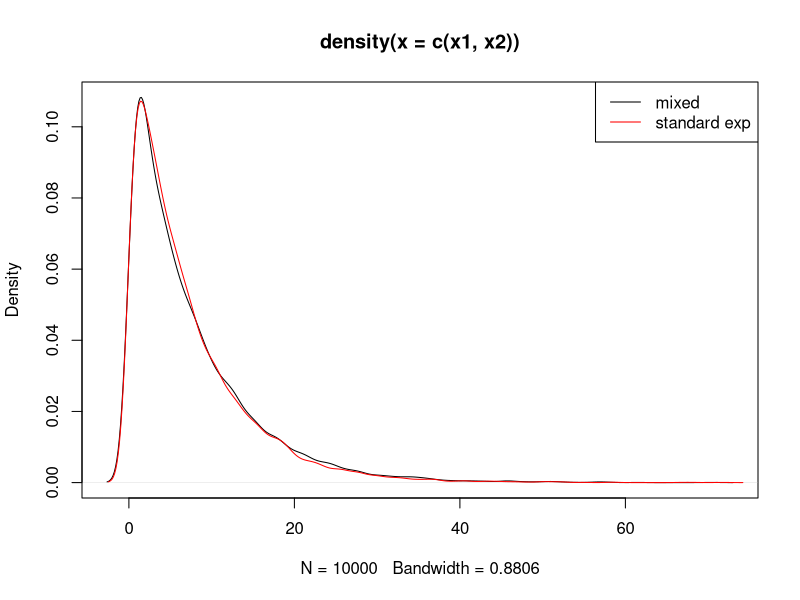
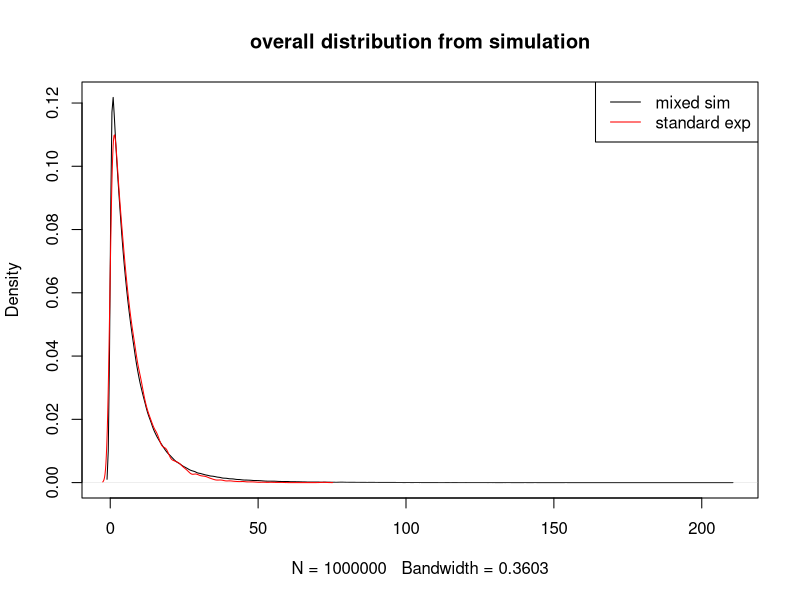
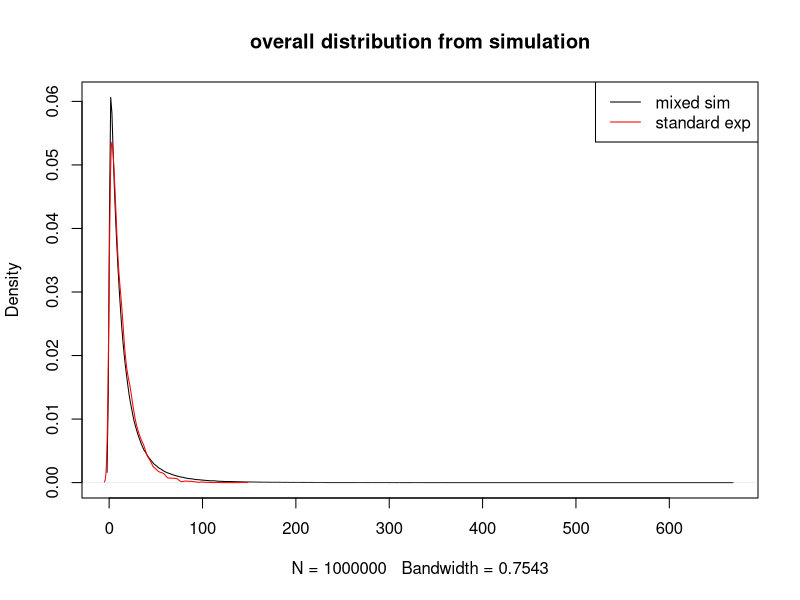
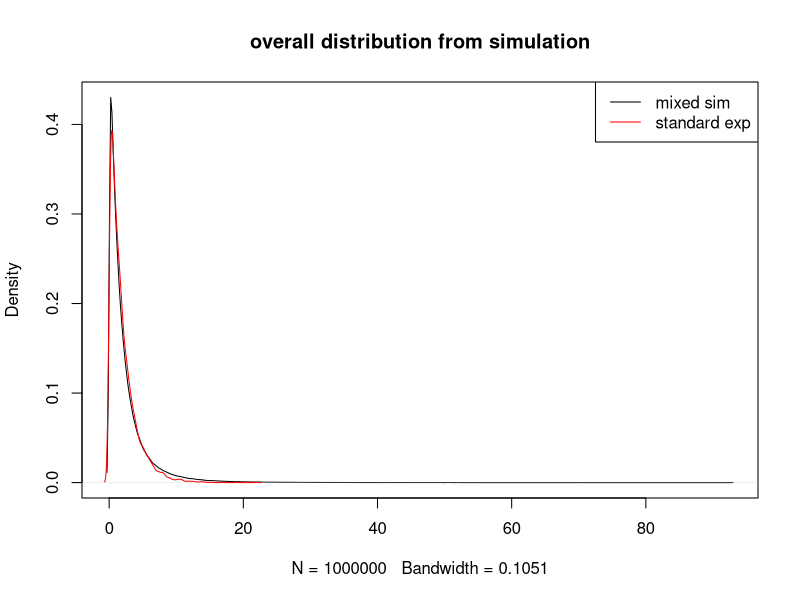

The R source for these figures, in order:
## ---- chunk 1
knitr::opts_chunk$set(echo = F)

## ---- chunk 2

x1 <-  rexp(8000, rate=log(2)/5 * 0.7^0.2    ) 
x2 <-  rexp(2000, rate=log(2)/5 * 0.7^(-0.8) ) 


plot(density(c(x1,x2)), col='black')
lines(density(rexp(10000, rate=log(2)/5)), col='red')
legend('topright', lty=1, legend = c('mixed','standard exp'), col=c('black','red'))

## ---- chunk 3


constructMedians <- function( bigN = 1e6, overallMed = 5, freq=c(M1=0.45, M2=0.2), hr = c(0.7, 0.4), check_medians =F) {
  # this function tries to construct subgroup hazard so that the hr 

f1 <- as.matrix( expand.grid(lapply(freq, function(x) c(x, 1-x))) ) # subgroup frequencies
f1.names <- NULL
if(!is.null(names(freq))) {
  f1.name <-   expand.grid(lapply(names(freq), function(x) c(paste(x,'+', sep=''), paste(x,'-', sep=''))), stringsAsFactors = F  )   # subgroup frequencies
  colnames(f1.name) <- names(freq)
   
}  
f2 <- exp( rowSums(log(f1)) )
stopifnot(abs( sum(f2)  - 1) < 1e-5)
c1 <- as.matrix( expand.grid(lapply(freq, function(x) c(x, x-1))) ) # coefficients
r1 <- log(2)/ overallMed * exp( c1 %*% matrix(log(hr), ncol =1) ) # rate of exponential distribution

stopifnot(length(f2) == length(r1))

s1 <- lapply(1:length(f2), function(i)  rexp(round(bigN * f2[i], 0), rate=r1[i]))

#names(s1) <- apply(f1, 1, paste, collapse=',')


r2 <- r1 * median(unlist(s1)) / overallMed



s1 <- lapply(1:length(f2), function(i)  rexp(round(bigN * f2[i], 0), rate=r2[i]))

if(!is.null(f1.name)) {
  f1.name$rate <- r2
  f1.name$sim_med <- sapply(s1, median)
  
  if(check_medians) {
    
    plot(density(unlist(s1)), col='black', main='overall distribution from simulation')
lines(density(rexp(10000, rate=log(2)/overallMed)), col='red')
legend('topright', lty=1, legend = c('mixed sim','standard exp'), col=c('black','red'))
    
    for( marker in names(freq)){
      print(marker)
      # individual groups: not done
       for ( j in grep(paste(marker,'+', sep=''), as.character(f1.name[[marker]]), fixed = T )) {
         
         cond1 <- paste(f1.name[j, setdiff(names(freq), marker  ),drop=T], collapse = ',')
         print(paste('conditional on', cond1))
         k <- which( apply(f1.name[ , setdiff(names(freq), marker  ),drop=F], 1, paste, collapse = ',') == cond1)
         temp <- sapply(k, function(k1) {if(k1 != j) print(f1.name[j,'rate'] / f1.name[k1,'rate'])})
       }
      
      # collapse other groups
      print(paste( 'marginal hr',
      
      median(do.call(c, s1[which(f1.name[[marker]] %in% paste(marker,'-',sep=''))])) / 
      median(do.call(c, s1[which(f1.name[[marker]] %in% paste(marker,'+',sep=''))]))  
      ) )
    }
  }
}  

# median(s1[[2]])/median(s1[[1]])
# median(s1[[4]])/median(s1[[3]])
# 
# median(c(s1[[2]], s1[[4]]) )/median(c(s1[[1]], s1[[3]]))
# median(c(s1[[4]], s1[[3]])) /median(c(s1[[2]], s1[[1]]) )
# 
# median(s1[[3]])/median(s1[[1]])
# median(s1[[4]])/median(s1[[2]])


invisible(  c(overallM = median(unlist(s1)), rate=r2, freq= f2) )
}          
  
constructMedians( bigN = 1e6, overallMed = 5, freq=c(M1=0.45, M2=0.2), hr = c(0.7, 0.4), check_medians =T)


constructMedians( bigN = 1e6, overallMed = 10, freq=c(M1=0.45, M2=0.2, M3=0.3), hr = c(0.7, 0.55, 0.4), check_medians =T)

## ---- chunk 4

c1 <- constructMedians( bigN = 1e6, overallMed = 1.4, freq=c(M1=0.2, M2=0.2), hr = c(0.4, 0.4), check_medians =T)
